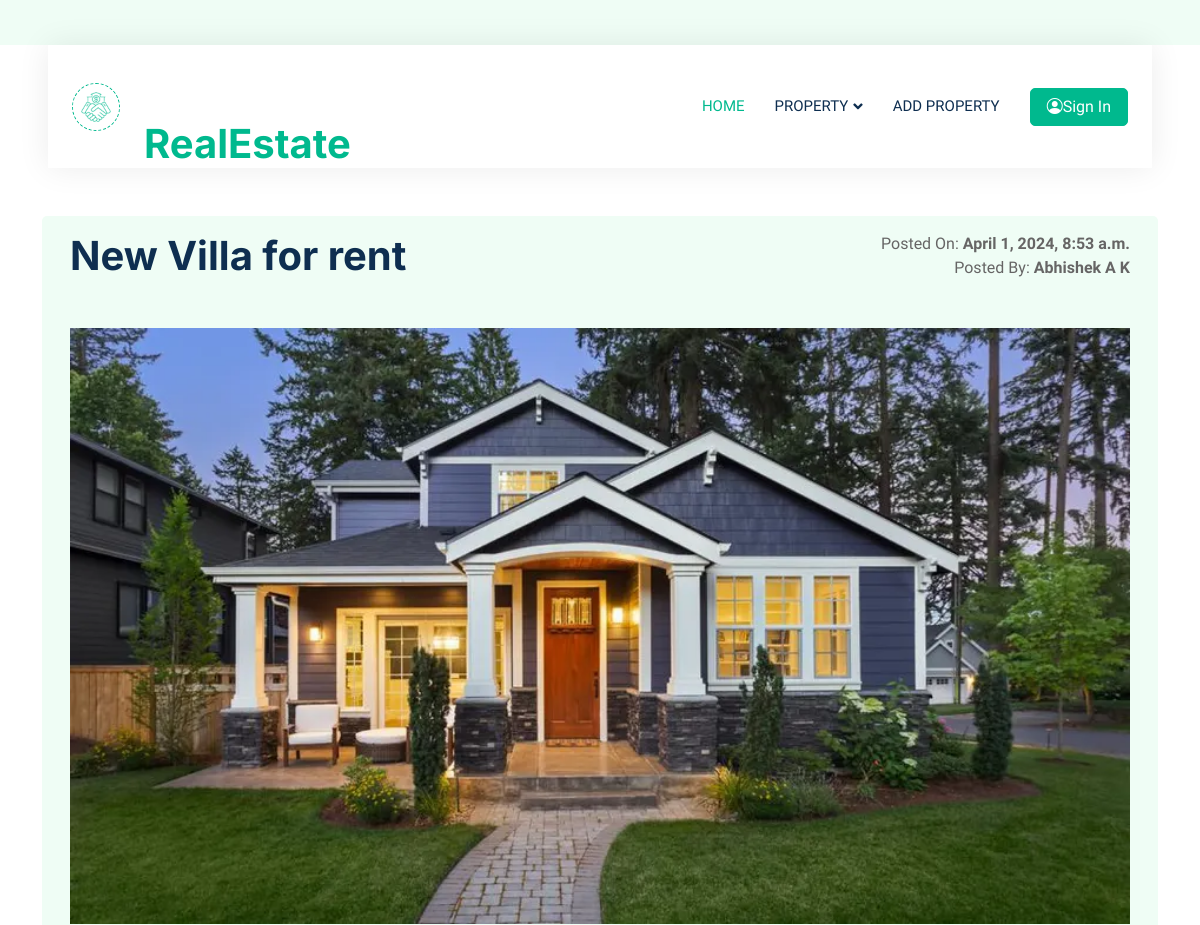
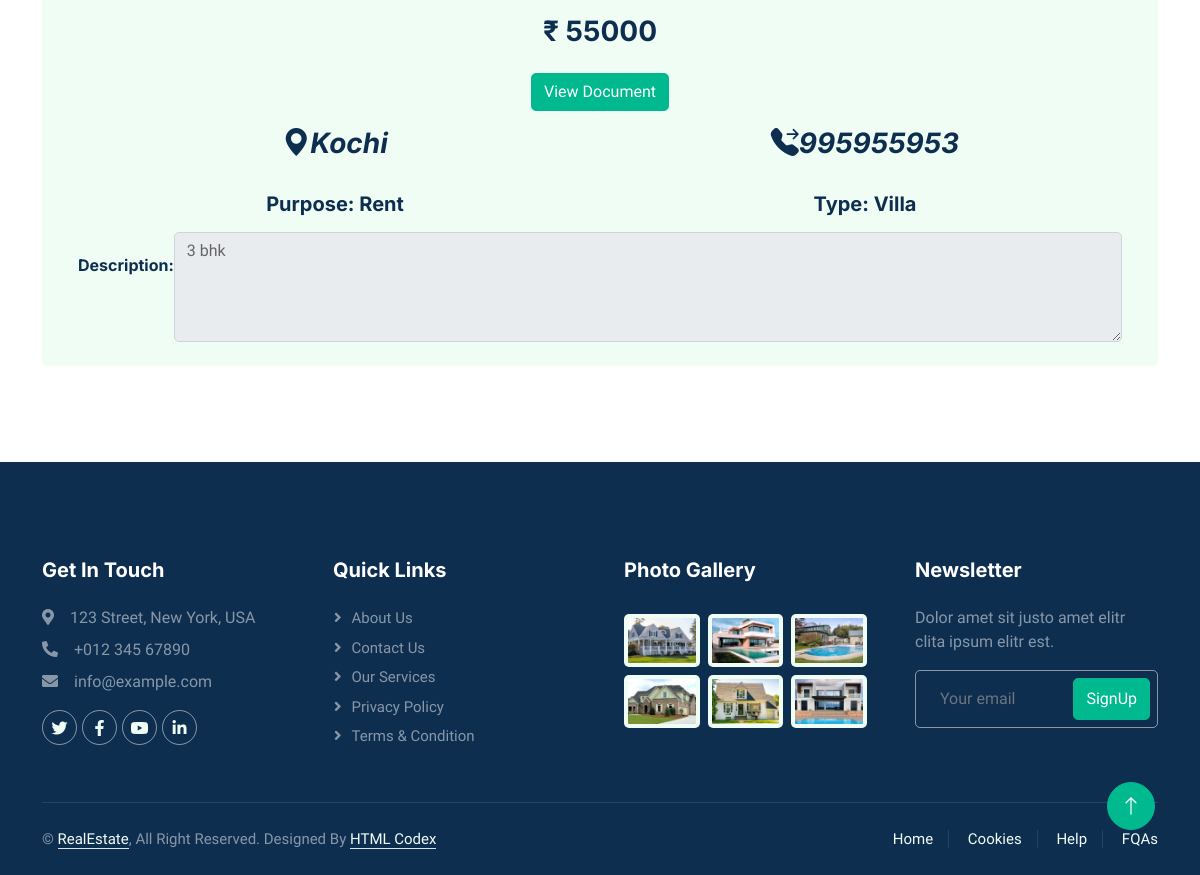
The app's page /view_post/9/ with its own data (2 pictures, top to bottom).
### REApp/models.py (models this page shows)
class PropertyDB(models.Model):
    PropertyId = models.AutoField(primary_key=True)
    Image = models.ImageField(upload_to="PropertyImage", null=True, blank=True)
    PDF = models.FileField(upload_to="PropertyPDF", null=True, blank=True)  # Add this field
    Purpose = models.CharField(max_length=20, null=True, blank=True)
    Type = models.CharField(max_length=20, null=True, blank=True)
    Title = models.CharField(max_length=50, null=True, blank=True)
    Description = models.CharField(max_length=500, null=True, blank=True)
    Price = models.IntegerField(default=0)
    Location = models.CharField(max_length=50, null=True, blank=True)
    Phone = models.PositiveBigIntegerField(null=True, blank=True)
    UserId = models.ForeignKey(RegistrationDB, on_delete=models.CASCADE)
    posted_on = models.DateTimeField(auto_now_add=True)

class RegistrationDB(models.Model):
    UserId = models.AutoField(primary_key=True)
    Name = models.CharField(max_length=50, null=False)
    Email = models.EmailField(max_length=70, null=False,default="aa")
    Password = models.CharField(max_length=20, null=False)
    Role = models.CharField(max_length=50, null=True, blank=True)
    Account_created = models.DateTimeField(auto_now_add=True)

### REApp/views.py (the view)
# urls.py: path('view_post/<int:postId>/', views.view_post, name="view_post"),
def view_post(request, postId):
    post = PropertyDB.objects.get(PropertyId=postId)
    if 'userid' in request.session:
        profile = RegistrationDB.objects.get(UserId=request.session['userid'])
        return render(request, "viewPost.html", {'profile': profile, 'post': post})
    else:
        return render(request, "viewPost.html", {'post': post})

### REApp/templates/viewPost.html (shortened to what this page needs)
<!DOCTYPE html>
{% load static %}
<html lang="en">
<head>
    <link href="https://cdnjs.cloudflare.com/ajax/libs/font-awesome/5.10.0/css/all.min.css" rel="stylesheet">
    <link href="https://cdn.jsdelivr.net/npm/bootstrap-icons@1.4.1/font/bootstrap-icons.css" rel="stylesheet">
    <link href="{% static 'assets/lib/animate/animate.min.css' %}" rel="stylesheet">
    <link href="{% static 'assets/lib/owlcarousel/assets/owl.carousel.min.css' %}" rel="stylesheet">
    <link href="{% static 'assets/css/bootstrap.min.css' %}" rel="stylesheet">
    <link href="{% static 'assets/css/style.css' %}" rel="stylesheet">
</head>
<body>
<div class="container-xxl bg-white p-0">
    <div class="container-fluid nav-bar bg-transparent">
        <nav class="navbar navbar-expand-lg bg-white navbar-light py-0 px-4">
            <a href="index.html" class="navbar-brand d-flex align-items-center text-center">
                <div class="icon p-2 me-2">
                    <img class="img-fluid" src="{% static 'assets/img/icon-deal.png' %}" alt="Icon"
                         style="width: 30px; height: 30px;"  href="{% url 'home' %}">
                </div>
                <h1 class="m-0 text-primary"><a href="{% url 'home' %}">RealEstate</a></h1>
            </a>
            <div class="collapse navbar-collapse" id="navbarCollapse">
                <div class="navbar-nav ms-auto">
                    <a href="{% url 'home' %}" class="nav-item nav-link active">Home</a>
                    <div class="nav-item dropdown">
                        <a href="#" class="nav-link dropdown-toggle" data-bs-toggle="dropdown">Property</a>
                    </div>
                    <a href="{% url 'add_property' %}" class="nav-item nav-link">Add Property</a>
                </div>
                {% if request.session.userid %}
                <div class="nav-item dropdown">
                    <a href="#" class="nav-link dropdown-toggle" data-bs-toggle="dropdown"><i
                            class="bi bi-person-bounding-box"></i> {{profile.Name}}</a>
                    <div class="dropdown-menu rounded-0 m-0">
                        <a href="{% url 'my_post' %}" class="dropdown-item">My Post</a>
                        <a href="{% url 'user_logout' %}" class="dropdown-item">Log Out</a>
                    </div>
                </div>
                {% else %}
                <a href="{% url 'login' %}" class="btn btn-primary px-3 d-none d-lg-flex ml-1"><i
                        class="bi bi-person-circle"></i> Sign In</a>
                {% endif %}
            </div>
        </nav>
    </div>
    <div class="container-xxl py-5">
        <div class="container">
            <div class="bg-light rounded p-3">
                <div class="container">
                    <div class="row g-0 gx-5">
                        <div class="col">
                            <div class="text-start mx-auto mb-5 wow slideInLeft" data-wow-delay="0.1s">
                                <h1 class="mb-3">{{post.Title}}</h1>
                            </div>
                        </div>
                        <div class="col text-end">
                            Posted On: <b>{{post.posted_on}}</b><br>
                            Posted By: <b>{{post.UserId.Name}}</b><br>
                        </div>
                        <img src="{{post.Image.url}}" alt="" srcset="">
                    </div>
                    <div class="container text-center mt-3">
                        <div class="row">
                            <div class="col">
                                <h3>₹ {{post.Price}} </h3>
                            </div>
                            <div class="p-3">
                                <a href="{{post.PDF.url}}" class="btn btn-primary">View Document</a>
                            </div>
                            <div class="col">
                                <h3><i class="bi bi-geo-alt-fill">{{post.Location}}</i></h3>
                            </div>
                            <div class="col">
                                <h3><i class="bi bi-telephone-forward-fill">{{post.Phone}}</i></h3>
                            </div>
                        </div>
                        <div class="row mt-4">
                            <div class="col">
                                <h5>Purpose: {{post.Purpose}}</h5>
                            </div>
                            <div class="col">
                                <h5>Type: {{post.Type}}</h5>
                            </div>
                        </div>
                    </div>
                    <div class="d-flex p-2">
                        <div class="pt-4 "><h6>Description:</h6></div>
                        <textarea class="form-control" name="" id="" rows="4" readonly>{{post.Description}}</textarea>
                    </div>
                </div>
            </div>
        </div>
    </div>
    <div class="container-fluid bg-dark text-white-50 footer pt-5 mt-5 wow fadeIn" data-wow-delay="0.1s">
        <div class="container py-5">
            <div class="row g-5">
                <div class="col-lg-3 col-md-6">
                    <h5 class="text-white mb-4">Get In Touch</h5>
                    <p class="mb-2"><i class="fa fa-map-marker-alt me-3"></i>123 Street, New York, USA</p>
                    <p class="mb-2"><i class="fa fa-phone-alt me-3"></i>+012 345 67890</p>
                    <p class="mb-2"><i class="fa fa-envelope me-3"></i>info@example.com</p>
                    <div class="d-flex pt-2">
                        <a class="btn btn-outline-light btn-social" href=""><i class="fab fa-twitter"></i></a>
                        <a class="btn btn-outline-light btn-social" href=""><i class="fab fa-facebook-f"></i></a>
                        <a class="btn btn-outline-light btn-social" href=""><i class="fab fa-youtube"></i></a>
                        <a class="btn btn-outline-light btn-social" href=""><i class="fab fa-linkedin-in"></i></a>
                    </div>
                </div>
                <div class="col-lg-3 col-md-6">
                    <h5 class="text-white mb-4">Quick Links</h5>
                    <a class="btn btn-link text-white-50" href="">About Us</a>
                    <a class="btn btn-link text-white-50" href="">Contact Us</a>
                    <a class="btn btn-link text-white-50" href="">Our Services</a>
                    <a class="btn btn-link text-white-50" href="">Privacy Policy</a>
                    <a class="btn btn-link text-white-50" href="">Terms & Condition</a>
                </div>
                <div class="col-lg-3 col-md-6">
                    <h5 class="text-white mb-4">Photo Gallery</h5>
                    <div class="row g-2 pt-2">
                        <div class="col-4">
                            <img class="img-fluid rounded bg-light p-1" src="{% static 'assets/img/property-1.jpg' %}"
                                 alt="">
                        </div>
                        <div class="col-4">
                            <img class="img-fluid rounded bg-light p-1" src="{% static 'assets/img/property-2.jpg' %}"
                                 alt="">
                        </div>
                        <div class="col-4">
                            <img class="img-fluid rounded bg-light p-1" src="{% static 'assets/img/property-3.jpg' %}"
                                 alt="">
                        </div>
                        <div class="col-4">
                            <img class="img-fluid rounded bg-light p-1" src="{% static 'assets/img/property-4.jpg' %}"
                                 alt="">
                        </div>
                        <div class="col-4">
                            <img class="img-fluid rounded bg-light p-1" src="{% static 'assets/img/property-5.jpg' %}"
                                 alt="">
                        </div>
                        <div class="col-4">
                            <img class="img-fluid rounded bg-light p-1" src="{% static 'assets/img/property-6.jpg' %}"
                                 alt="">
                        </div>
                    </div>
                </div>
                <div class="col-lg-3 col-md-6">
                    <h5 class="text-white mb-4">Newsletter</h5>
                    <p>Dolor amet sit justo amet elitr clita ipsum elitr est.</p>
                    <div class="position-relative mx-auto" style="max-width: 400px;">
                        <input class="form-control bg-transparent w-100 py-3 ps-4 pe-5" type="text"
                               placeholder="Your email">
                        <button type="button" class="btn btn-primary py-2 position-absolute top-0 end-0 mt-2 me-2">
                            SignUp
                        </button>
                    </div>
                </div>
            </div>
        </div>
        <div class="container">
            <div class="copyright">
                <div class="row">
                    <div class="col-md-6 text-center text-md-start mb-3 mb-md-0">
                        &copy; <a class="border-bottom" href="{% url 'home' %}">RealEstate</a>, All Right Reserved.
                        Designed By <a class="border-bottom" href="https://htmlcodex.com">HTML Codex</a>
                    </div>
                    <div class="col-md-6 text-center text-md-end">
                        <div class="footer-menu">
                            <a href="">Home</a>
                            <a href="">Cookies</a>
                            <a href="">Help</a>
                            <a href="">FQAs</a>
                        </div>
                    </div>
                </div>
            </div>
        </div>
    </div>
    <a href="{% url 'home' %}}" class="btn btn-lg btn-primary btn-lg-square back-to-top"><i class="bi bi-arrow-up"></i></a>
</div>
</body>
</html>

### REApp/static/assets/css/style.css (style rules this page uses)
:root { --primary: #00B98E; --secondary: #FF6922; --light: #EFFDF5; --dark: #0E2E50; }
.back-to-top { position: fixed; display: none; right: 45px; bottom: 45px; z-index: 99; }
.btn { transition: .5s; }
.btn.btn-primary, .btn.btn-secondary { color: #FFFFFF; }
.btn-lg-square { width: 48px; height: 48px; }
.btn-square, .btn-sm-square, .btn-lg-square { padding: 0; display: flex; align-items: center; justify-content: center; font-weight: normal; border-radius: 50px; }
.nav-bar { position: relative; margin-top: 45px; padding: 0 3rem; transition: .5s; z-index: 9999; }
.navbar { box-shadow: 0 0 30px rgba(0, 0, 0, .08); }
.navbar .dropdown-toggle::after { border: none; content: "\f107"; font-family: "Font Awesome 5 Free"; font-weight: 900; vertical-align: middle; margin-left: 5px; transition: .5s; }
.navbar-light .navbar-nav .nav-link { margin-right: 30px; padding: 25px 0; color: #FFFFFF; font-size: 15px; text-transform: uppercase; outline: none; }
.navbar-light .navbar-nav .nav-link:hover, .navbar-light .navbar-nav .nav-link.active { color: var(--primary); }
.navbar-light .navbar-brand { height: 75px; }
.navbar-light .navbar-nav .nav-link { color: var(--dark); font-weight: 500; }
.icon { padding: 15px; display: inline-flex; align-items: center; justify-content: center; background: #FFFFFF !important; border-radius: 50px; border: 1px dashed var(--primary) !important; }
.footer .btn.btn-social { margin-right: 5px; width: 35px; height: 35px; display: flex; align-items: center; justify-content: center; color: var(--light); border: 1px solid rgba(255,255,255,0.5); border-radius: 35px; transition: .3s; }
.footer .btn.btn-link { display: block; margin-bottom: 5px; padding: 0; text-align: left; font-size: 15px; font-weight: normal; text-transform: capitalize; transition: .3s; }
.footer .btn.btn-link::before { position: relative; content: "\f105"; font-family: "Font Awesome 5 Free"; font-weight: 900; margin-right: 10px; }
.footer .form-control { border-color: rgba(255,255,255,0.5); }
.footer .copyright { padding: 25px 0; font-size: 15px; border-top: 1px solid rgba(256, 256, 256, .1); }
.footer .copyright a { color: var(--light); }
.footer .footer-menu a { margin-right: 15px; padding-right: 15px; border-right: 1px solid rgba(255, 255, 255, .1); }
.footer .footer-menu a:last-child { margin-right: 0; padding-right: 0; border-right: none; }

### records on screen
PropertyDB: Title "New Villa for rent", posted_on "April 1, 2024, 8:53 a.m.", UserId.Name "Abhishek A K", Image (picture), Price "55000", Location "Kochi", Phone "995955953", Purpose "Rent", Type "Villa", Description "3 bhk"
